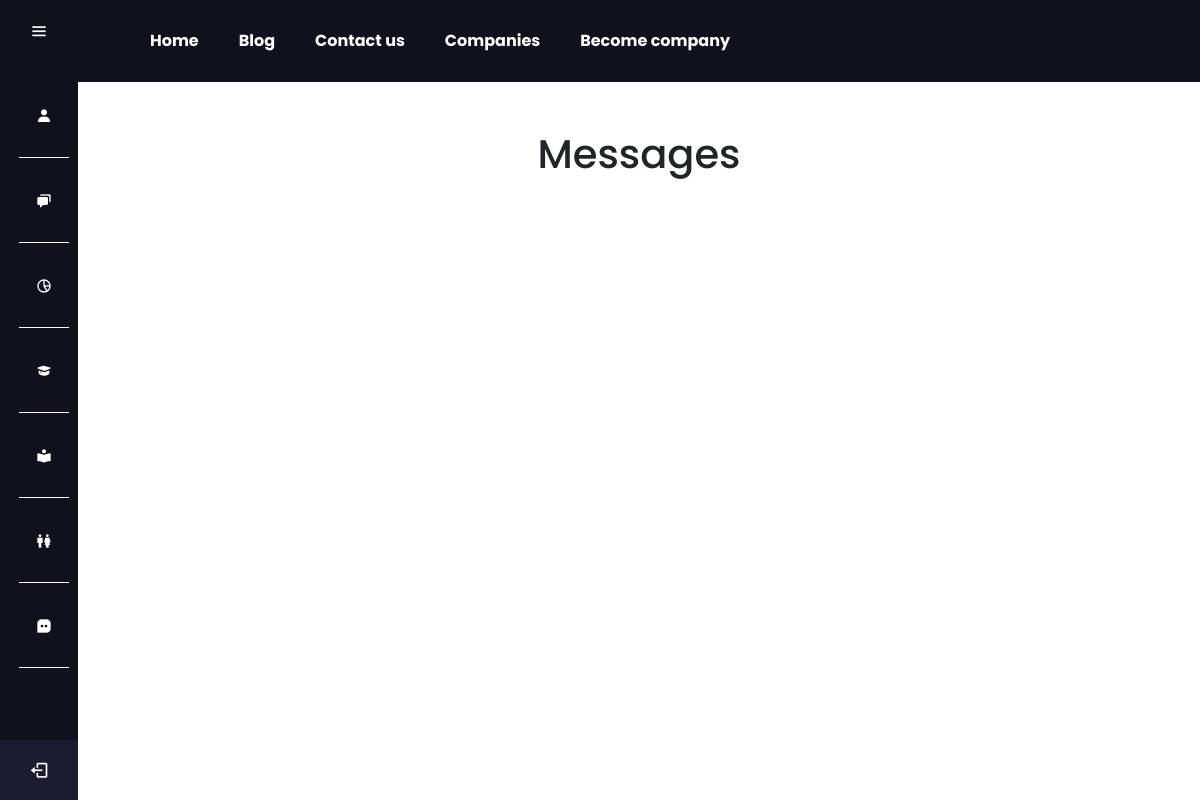
The app's page /super/dashboard/messages/, older data.
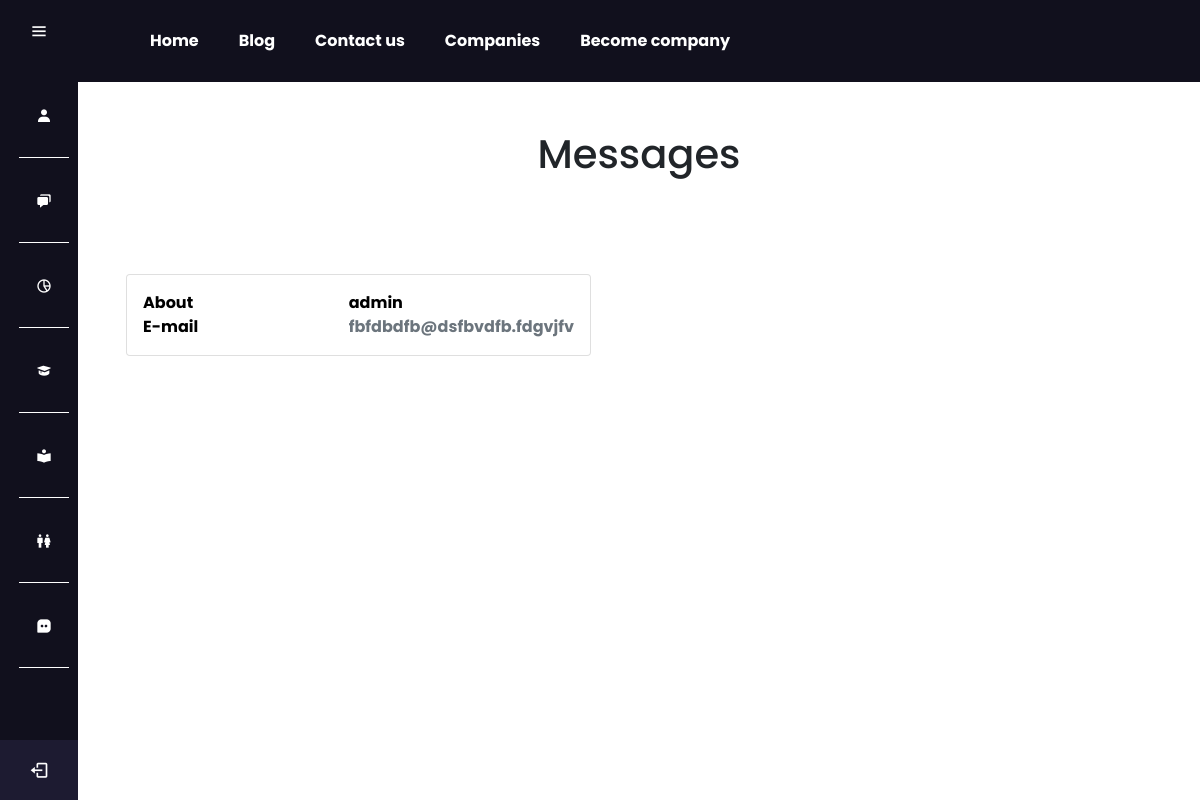
The same page, newer data.
### superuser/models.py (models this page shows, shortened)
class ContactUs(models.Model):
    ABOUT_CHOICES = [
        ('become_company', 'About.. become company'),
        ('admin', 'About.. as admin'),
        ('instructor', 'About.. as Instructor'),
        ('student', 'About.. as student'),
        ('parent', 'About.. as parent'),
        ('course', 'About.. course'),
        ('quiz', 'About.. quiz'),
    ]
    user_email = models.EmailField()
    about = models.CharField(max_length=50, choices=ABOUT_CHOICES)
    description = models.TextField()

### superuser/blog.py (the view, shortened to what this page needs)
# urls.py: path("dashboard/messages/", blog.get_message_unread, name='super-msg'),
def get_message_unread(request):
    messages = ContactUs.objects.all()
    return render(request, 'superuser/messages.html', context={'messages': messages})

### templates/superuser/messages.html (shortened to what this page needs)
{% extends "baseSidebar.html" %}
{% block userPage %}
	<h1 class="text-center mt-5">Messages</h1>
	<div class="container mt-5">
		<div class="row">
			{% for data in messages %}
				<div class="col-sm-6 p-5">
					<a class="send_id" id_val="{{data.id}}" data-bs-toggle="modal" href="#exampleModalToggle" role="button" style="color: black; text-decoration: none;">
						<div class="card">
							<div class="card-body">
								<div>
									<b>About</b><br>
									<b>E-mail</b>
								</div>
								<div class="position-relative">
									<div class="position-absolute bottom-0 end-0">
										<b class="card-title">{{data.about}}</b><br>
										<b class="text-muted">{{data.user_email}}</b>
									</div>
								</div>
							</div>
						</div>
					</a>
				</div>
			{% endfor %}
		  </div>
	</div>
{% endblock userPage %}

### templates/baseSidebar.html (shortened to what this page needs)
{% load static %}
<!DOCTYPE html>
<html lang="en">
    <head>
        <link rel="stylesheet" href="{% static 'css/bootstrap.min.css' %}">
        <link href='https://unpkg.com/boxicons@2.1.2/css/boxicons.min.css' rel='stylesheet'>
        <link rel="stylesheet" href="{% static 'css/sidebar.css' %}">
        <link rel="stylesheet" href="{% static 'css/contact_1.css' %}">
    </head>
    <body>
        {% include "sidebar.html" %}
        <div class="home_content">
            <nav class="navbar navbar-expand-lg navbar-dark p-4" style="background: rgba(17,16,29);">
                <div class="container">
                  <div class="collapse navbar-collapse" id="navbarNavDropdown">
                    <ul class="navbar-nav">
                      <li class="nav-item">
                        <a id="home" class="" href="{% url 'home' %}">Home</a>
                      </li>
                      <li class="nav-item">
                        <a id="blog" class="" href="{% url 'blog' %}">Blog</a>
                      </li>
                      <li class="nav-item">
                        <a id="us" class="" href="{% url 'contact-us' %}">Contact us</a>
                      </li>
                      <li class="nav-item">
                        <a id="comp" class="" href="{% url 'companies-view' %}">Companies</a>
                      </li>
                      <li class="nav-item">
                        <a id="b_comp" class="" href="{% url 'become-company' %}">Become company</a>
                      </li>
                    </ul>
                  </div>
                </div>
              </nav>
            {% block userPage %}
            {% endblock userPage %}
        </div>
    </body>
</html>

### templates/sidebar.html (shortened to what this page needs)
{% load static %}
<div class="sidebar">
    <div class="logo_content">
        <i class='bx bx-menu' id="btn"></i>
    </div>
    <ul class="nav_list">
        <li>
            {% if request.user.is_superuser %}
                <a href="{% url 'super-user-company-requests' %}">
                    <i class='bx bx-git-pull-request' ></i>
                    <span class="links_name">Requests</span>
                </a>
                <span class="tooltip">Requests</span>
                <hr>
            {% else %}
                <a href="#">
                    <i class='bx bxs-user' ></i>
                </a>
                <hr>
            {% endif %}
        </li>
        <li>
            {% if request.user.is_superuser %}
                <a href="{% url 'all-companies' %}">
                    <i class='bx bxs-city'></i>
                    <span class="links_name">Companies</span>
                </a>
                <span class="tooltip">Companies</span>
                <hr>
            {% else %}
                <a href="#">
                    <i class='bx bxs-chat' ></i>
                </a>
                <hr>
            {% endif %}
        </li>
        <li>
            {% if request.user.is_superuser %}
                <a href="{% url 'super-all-admins' %}">
                    <i class='bx bxs-user-badge'></i>
                    <span class="links_name">Admins</span>
                </a>
                <span class="tooltip">Admins</span>
                <hr>
            {% else %}
                <a href="#">
                    <i class='bx bx-pie-chart-alt-2' ></i>
                </a>
                <hr>
            {% endif %}
        </li>
        <li>
            {% if request.user.is_superuser %}
                <a href="{% url 'super-all-instructors' %}">
                    <i class='bx bxs-graduation'></i>
                    <span class="links_name">Instructors</span>
                </a>
                <span class="tooltip">Instructors</span>
                <hr>
            {% else %}
                <a href="{% url 'super-all-instructors' %}">
                    <i class='bx bxs-graduation'></i>
                </a>
                <hr>
            {% endif %}
        </li>
        <li>
            {% if request.user.is_superuser %}
                <a href="{% url 'super-all-students' %}">
                    <i class='bx bxs-book-reader'></i>
                    <span class="links_name">Students</span>
                </a>
                <span class="tooltip">Students</span>
                <hr>
            {% else %}
                <a href="{% url 'super-all-students' %}">
                    <i class='bx bxs-book-reader'></i>
                </a>
                <hr>
            {% endif %}
        </li>
        <li>
            {% if request.user.is_superuser %}
                <a href="{% url 'super-all-parents' %}">
                    <i class='bx bx-male-female'></i>
                    <span class="links_name">Parents</span>
                </a>
                <span class="tooltip">Parents</span>
                <hr>
            {% else %}
                <a href="{% url 'super-all-parents' %}">
                    <i class='bx bx-male-female'></i>
                </a>
                <hr>
            {% endif %}
        </li>
        <li>
            {% if request.user.is_superuser %}
                <a href="{% url 'super-msg' %}">
                    <i class='bx bxs-message-square-dots'></i>
                    <span class="links_name">Messages</span>
                </a>
                <span class="tooltip">Messages</span>
                <hr>
            {% else %}
                <a href="{% url 'super-msg' %}">
                    <i class='bx bxs-message-square-dots'></i>
                </a>
                <hr>
            {% endif %}
        </li>
    </ul>
    <div class="profile_content">
        <div class="profile">
            <a href="{% url 'logout-view' %}" style="color: #fff;"><i class='bx bx-log-out' id="log_out"></i></a>
        </div>
    </div>
</div>

### static/css/sidebar.css (style rules this page uses)
* { margin: 0; padding: 0; box-sizing: border-box; font-family: 'Poppins', sans-serif; }
body { position: relative; min-height: 100vh; width: 100%; overflow-x: hidden; }
.sidebar { height: 100%; width: 78px; top: 0; left: 0; position: fixed; background: #11101d; padding: 6px 14px; transition: all 0.5s ease; }
.sidebar #btn { cursor: pointer; color: #fff; position: absolute; left: 50%; top: 6px; font-size: 20px; height: 50px; width: 50px; text-align: center; line-height: 50px; transform: translateX(-50%); }
.sidebar ul { margin-top: 20px; padding-left: 0 !important; }
.sidebar hr { color: #fff !important; opacity: 1 !important; }
.sidebar ul li { position: relative; height: 50px; width: 100%; margin: 35px 5px; list-style: none; line-height: 50px; }
.sidebar ul li a { color: #fff; display: flex; align-items: center; text-decoration: none; transition: all 0.4s ease; border-radius: 12px; white-space: nowrap; }
.sidebar ul li i { height: 50px; min-width: 50px; border-radius: 12px; line-height: 50px; text-align: center; }
.sidebar .profile_content { position: absolute; color: #fff; bottom: 0; left: 0; width: 100%; }
.sidebar .profile_content .profile { position: relative; padding: 10px 6px; height: 60px; background: #1d1b31; }
.profile #log_out { position: absolute; left: 50%; bottom: 5px; transform: translateX(-50%); min-width: 50px; line-height: 50px; font-size: 20px; border-radius: 12px; text-align: center; }
.home_content { position: absolute; width: calc(100% - 78px); height: 100%; left: 78px; transition: all 0.5s ease; }

### static/css/contact_1.css (style rules this page uses)
nav ul li a { color: #fff ; padding: 15px; text-decoration: none; font-weight: 700; }
nav ul li { padding: 5px; }

Row changes from the older to the newer data that the page shows:
added ContactUs: about "admin", user_email "fbfdbdfb@dsfbvdfb.fdgvjfv"
